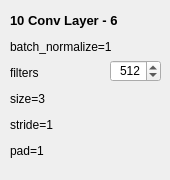
        <widget class="QWidget" name="tabWidgetPage11">
         <attribute name="title">
          <string/>
         </attribute>
         <widget class="QLabel" name="TrainWigLabel_8">
          <property name="geometry">
           <rect>
            <x>10</x>
            <y>10</y>
            <width>141</width>
            <height>21</height>
           </rect>
          </property>
          <property name="text">
           <string>&lt;html&gt;&lt;head/&gt;&lt;body&gt;&lt;p&gt;&lt;span style=&quot; font-size:10pt; font-weight:600;&quot;&gt;10 Conv Layer - 6&lt;/span&gt;&lt;/p&gt;&lt;/body&gt;&lt;/html&gt;</string>
          </property>
         </widget>
         <widget class="QLabel" name="TrainWigLabel_25">
          <property name="geometry">
           <rect>
            <x>10</x>
            <y>40</y>
            <width>151</width>
            <height>131</height>
           </rect>
          </property>
          <property name="text">
           <string>&lt;html&gt;&lt;head/&gt;&lt;body&gt;&lt;p&gt;batch_normalize=1&lt;/p&gt;&lt;p&gt;filters&lt;/p&gt;&lt;p&gt;size=3&lt;/p&gt;&lt;p&gt;stride=1&lt;/p&gt;&lt;p&gt;pad=1&lt;/p&gt;&lt;p&gt;activation=leaky&lt;/p&gt;&lt;/body&gt;&lt;/html&gt;</string>
          </property>
         </widget>
         <widget class="QSpinBox" name="spinBoxConv6">
          <property name="geometry">
           <rect>
            <x>110</x>
            <y>60</y>
            <width>51</width>
            <height>22</height>
           </rect>
          </property>
          <property name="alignment">
           <set>Qt::AlignRight|Qt::AlignTrailing|Qt::AlignVCenter</set>
          </property>
          <property name="buttonSymbols">
           <enum>QAbstractSpinBox::UpDownArrows</enum>
          </property>
          <property name="minimum">
           <number>1</number>
          </property>
          <property name="maximum">
           <number>4096</number>
          </property>
          <property name="singleStep">
           <number>16</number>
          </property>
          <property name="value">
           <number>512</number>
          </property>
         </widget>
        </widget>
